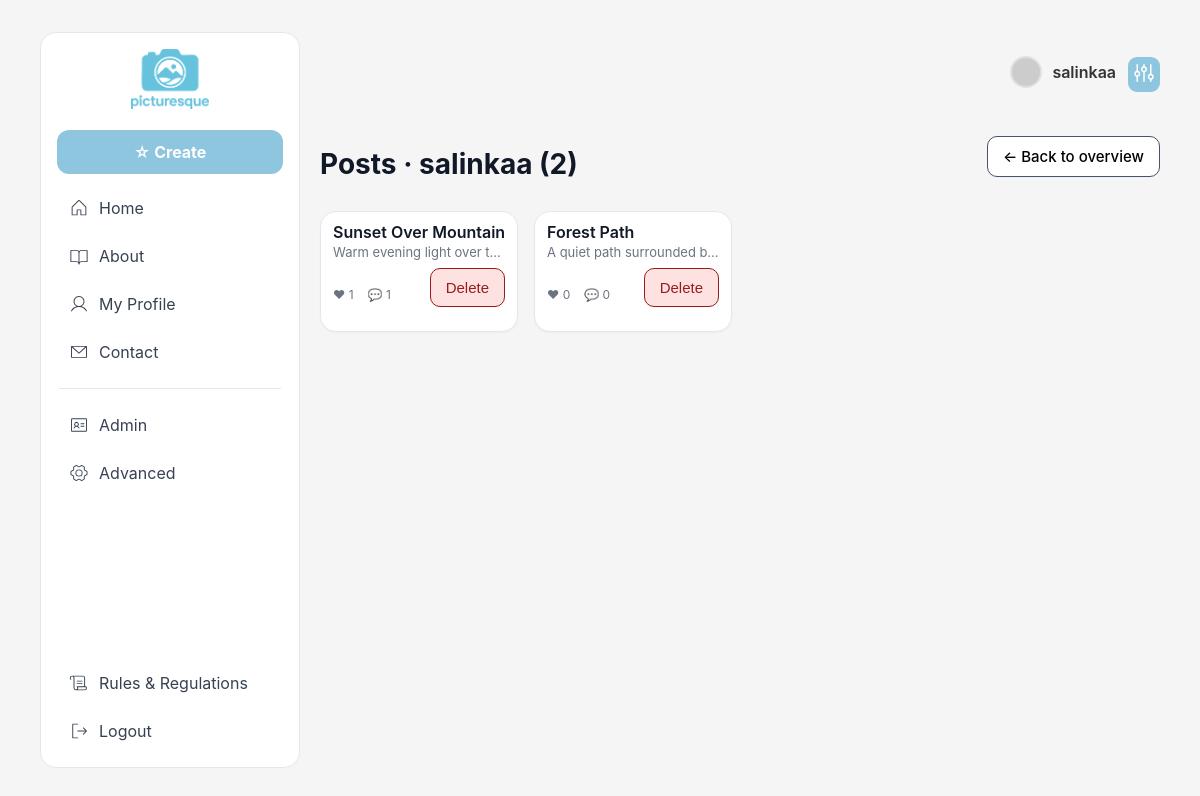
The page /admin_user_posts.php?id=1 (signed in) on the database its author committed.
### tables this page shows
CREATE TABLE profiles (
    profile_id          BIGINT UNSIGNED NOT NULL AUTO_INCREMENT PRIMARY KEY,
    login_email         VARCHAR(190) NOT NULL UNIQUE,
    password_hash       VARCHAR(255) NULL,
    display_name        VARCHAR(100) NOT NULL,
    username            VARCHAR(60) UNIQUE,
    profile_info        TEXT NULL,
    profile_bio         TEXT NULL,
    avatar_photo        VARCHAR(255) NULL,
    cover_photo         VARCHAR(255) NULL,
    email               VARCHAR(190) UNIQUE,
    role                ENUM('user','admin') NOT NULL DEFAULT 'user',
    status              ENUM('active','blocked','banned') NOT NULL DEFAULT 'active',
    created_at          TIMESTAMP NOT NULL DEFAULT CURRENT_TIMESTAMP,
    updated_at          TIMESTAMP NOT NULL DEFAULT CURRENT_TIMESTAMP ON UPDATE CURRENT_TIMESTAMP
);

CREATE TABLE pictures (
    picture_id          BIGINT UNSIGNED NOT NULL AUTO_INCREMENT PRIMARY KEY,
    profile_id          BIGINT UNSIGNED NOT NULL, 
    picture_title       VARCHAR(150) NOT NULL,
    picture_description TEXT NULL,
    picture_url         VARCHAR(255) NOT NULL,
    category_id         INT UNSIGNED NULL, 
    likes_count         INT UNSIGNED NOT NULL DEFAULT '0',
    visibility          ENUM('public','hidden') NOT NULL DEFAULT 'public',
    created_at          TIMESTAMP NOT NULL DEFAULT CURRENT_TIMESTAMP,
    updated_at          TIMESTAMP NOT NULL DEFAULT CURRENT_TIMESTAMP ON UPDATE CURRENT_TIMESTAMP,

    FOREIGN KEY (profile_id) REFERENCES profiles (profile_id),
    FOREIGN KEY (category_id) REFERENCES categories (category_id)
);

### includes/repositories/base_repository.php (called while the page is built, shortened)
<?php
require_once __DIR__ . '/../core/db_class.php';
abstract class BaseRepository
{
    public function __construct()
    {
        $this->db = DB::get();
    }
}

### includes/core/db_class.php (called while the page is built, shortened)
<?php
class DB {
    private static ?mysqli $db = null;
    public static function get(): mysqli {
        if (!self::$db) {
            $cfgFile = __DIR__ . '/env.php';
            if (!file_exists($cfgFile)) {
                $cfgFile = __DIR__ . '/env_sample.php';
            }
            $cfg = require $cfgFile;
            self::$db = new mysqli(
                $cfg['host'] ?? 'localhost',
                $cfg['user'] ?? '',
                $cfg['pass'] ?? '',
                $cfg['name'] ?? '',
                $cfg['port'] ?? 3306
            );
            self::$db->set_charset('utf8mb4');
        }
        return self::$db;
    }
}

### includes/repositories/profile_repository.php (called while the page is built, shortened)
<?php
require_once __DIR__ . '/../core/db_class.php';
require_once __DIR__ . '/base_repository.php';
class ProfileRepository extends BaseRepository
{
    public function getHeader(int $id): array
    {
        $sql = '
            SELECT display_name, avatar_photo, role
            FROM profiles
            WHERE profile_id = ?
        ';
        $stmt = $this->db->prepare($sql);
        $stmt->bind_param('i', $id);
        $stmt->execute();
        $row = $stmt->get_result()->fetch_assoc() ?: [];
        return $row;
    }
    public function getById(int $id): array
    {
        $sql = '
            SELECT profile_id, display_name, email, avatar_photo, cover_photo, role, created_at
            FROM profiles
            WHERE profile_id = ?
        ';
        $stmt = $this->db->prepare($sql);
        $stmt->bind_param('i', $id);
        $stmt->execute();
        $row = $stmt->get_result()->fetch_assoc() ?: [];
        return $row;
    }
}

### includes/core/auth_class.php (called while the page is built, shortened)
<?php
require_once __DIR__ . '/db_class.php';
class Auth {
    public static function requireUserOrRedirect(string $redirect): int {
        return (int)$_SESSION['profile_id'];
    }
    public static function requireAdminOrRedirect(string $redirect = './index.php'): int {
        $id = self::requireUserOrRedirect('./auth/login.php');
        $stmt = DB::get()->prepare('SELECT role FROM profiles WHERE profile_id = ? LIMIT 1');
        $stmt->bind_param('i', $id);
        $stmt->execute();
        $row = $stmt->get_result()->fetch_assoc() ?: [];
        return $id;
    }
}

### includes/core/env_sample.php (called while the page is built)
<?php
return [
  'host' => 'mysql14.unoeuro.com',
  'user' => 'picturesque_dk',
  'pass' => 'hey',
  'name' => 'picturesque_dk_db_picturesque_new',
  'port' => 3306,
];

### includes/repositories/picture_repository.php (called while the page is built, shortened)
<?php
require_once __DIR__ . '/../core/db_class.php';
require_once __DIR__ . '/base_repository.php';
class PictureRepository extends BaseRepository
{
    public function listByProfile(int $profileId): array
    {
        $sql = "
      SELECT
        p.picture_id, p.picture_title, p.picture_description, p.picture_url, p.created_at,
        cg.category_name AS category_name, cg.slug AS category_slug,
        COALESCE(l.cnt,0) AS like_count,
        COALESCE(c.cnt,0) AS comment_count
      FROM pictures p
      LEFT JOIN categories cg ON cg.category_id = p.category_id
      LEFT JOIN (SELECT picture_id, COUNT(*) cnt FROM likes GROUP BY picture_id) l ON l.picture_id = p.picture_id
      LEFT JOIN (SELECT picture_id, COUNT(*) cnt FROM comments GROUP BY picture_id) c ON c.picture_id = p.picture_id
      WHERE p.profile_id = ?
      ORDER BY p.created_at DESC
    ";
        $stmt = DB::get()->prepare($sql);
        $stmt->bind_param('i', $profileId);
        $stmt->execute();
        $rows = $stmt->get_result()->fetch_all(MYSQLI_ASSOC);
        return $rows;
    }
}

### admin_user_posts.php (the view, shortened to what this page needs)
<?php
require_once __DIR__ . '/includes/views/topbar.php';
require_once __DIR__ . '/includes/views/sidebar.php';
$me = Auth::requireAdminOrRedirect('./index.php');
$userId = (int)($_GET['id'] ?? 0);
$profiles = new ProfileRepository();
$meRow   = $profiles->getHeader($me);
$user = $profiles->getById($userId);
$picturesRepo = new PictureRepository();
$posts        = $picturesRepo->listByProfile($userId);
$cssPath = __DIR__ . '/public/css/main.css';
$cssVer  = file_exists($cssPath) ? filemtime($cssPath) : time();
?>
<!doctype html>
<html lang="en">
<head>
  <link rel="stylesheet" href="./public/css/main.css?v=<?= $cssVer ?>">
</head>
<body>
  <div class="layout">
    <main class="content">
      <div class="content-top">
        <div class="top-actions">
          <div class="user-settings">
            <?php render_topbar_userbox($meRow); ?>
            <button class="user-menu-toggle" id="userMenuToggle" aria-label="Display settings" aria-expanded="false">
            </button>
          </div>
        </div>
      </div>
      <div class="content-top" style="align-items:center; justify-content:space-between; gap:12px; margin-bottom:12px;">
        <h1 class="page-title" style="margin:0;">
          Posts · <?= htmlspecialchars($user['display_name']) ?>
          (<?= count($posts) ?>)
        </h1>
        <a href="admin.php" class="btn-ghost pill" style="width:auto; white-space:nowrap;">
          ← Back to overview
        </a>
      </div>
      <section class="feed">
        <?php foreach ($posts as $p): ?>
          <article class="card">
            <div class="card-body">
              <div class="card-title">
                <a href="picture.php?id=<?= (int)$p['picture_id'] ?>" class="card-title-link">
                  <?= htmlspecialchars($p['picture_title']) ?>
                </a>
              </div>
              <?php if (!empty($p['picture_description'])): ?>
                <div class="card-desc"><?= htmlspecialchars($p['picture_description']) ?></div>
              <?php endif; ?>
              <div class="meta">
                <span class="counts">
                  <span class="muted">❤ <?= (int)$p['like_count'] ?></span>
                  <span class="muted">💬 <?= (int)$p['comment_count'] ?></span>
                </span>
                <form method="post"
                  action="./actions/admin/delete_picture.php"
                  onsubmit="return confirm('Delete this picture?');"
                  style="display:inline">
                  <button class="btn-danger pill" type="submit">Delete</button>
                </form>
              </div>
            </div>
          </article>
        <?php endforeach; ?>
      </section>
    </main>
  </div>
</body>
</html>

### includes/views/topbar.php
<?php
function render_topbar_userbox(array $meRow): void {
  $name = htmlspecialchars($meRow['display_name'] ?? 'You');
  $avatar = !empty($meRow['avatar_photo'])
    ? img_from_db($meRow['avatar_photo'])
    : 'https://placehold.co/28x28?text=%20';
  echo '
  <div class="topbar-userbox">
    <a href="./profile.php" class="userbox" title="Go to my profile">
      <span class="avatar" style="background-image:url(\'' . $avatar . '\');"></span>
      <span class="userbox-name">' . $name . '</span>
    </a>
  </div>';
}

### rows shown on the page
profiles: display_name "salinkaa"
pictures: picture_title "Sunset Over…", picture_description "Warm evening light over…", like_count "1", comment_count "1"
pictures: picture_title "Forest Path", picture_description "A quiet path surrounded…", like_count "0", comment_count "0"

### other values the page prints
$label "Home About My Profile Contact Admin Advanced Rules & Regulations Logout"
count($posts) "2"
